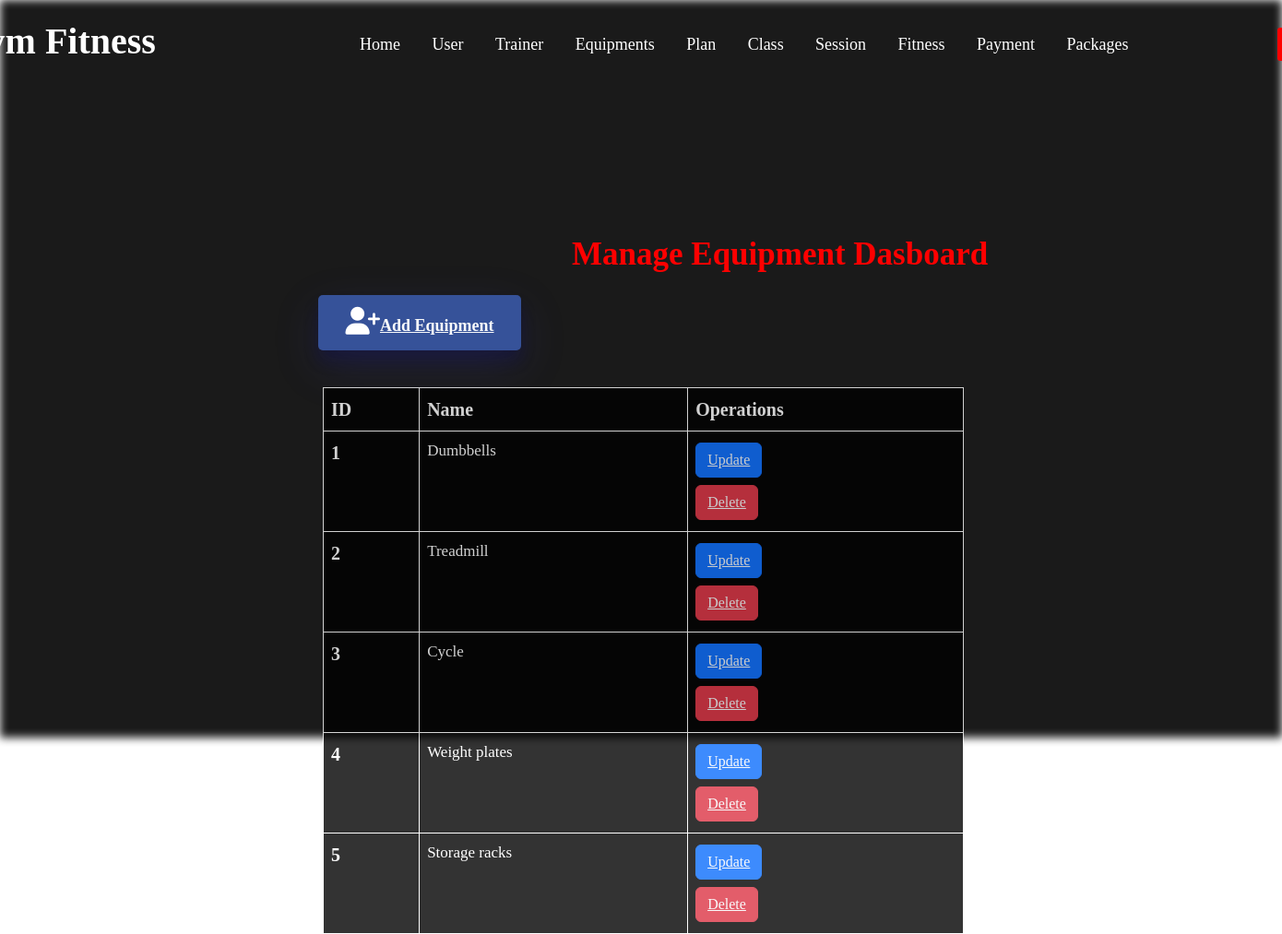
/equipmentData.php, run on the app's committed database.
### tables this page shows
CREATE TABLE `equipment` (
  `id` int(11) NOT NULL,
  `name` varchar(50) NOT NULL
);

### equipmentData.php (the view, shortened to what this page needs)
<?php
include "dbconn.php";
?>
<!doctype html>
<html lang="en">
<head>
    <link rel="stylesheet" href="https://cdnjs.cloudflare.com/ajax/libs/font-awesome/6.1.1/css/all.min.css">
    <link href="https://cdn.jsdelivr.net/npm/bootstrap@5.2.0-beta1/dist/css/bootstrap.min.css" rel="stylesheet">
</head>
<body>
    <div class="contact-form">
        <button class="login"><a href="home.php">Log out</button>
        <li class="A"><a href="adminpanel.php">Home</a></li>
        <h2><i class="fa-solid fa-dumbbell" style="font-size:30px;color:red;"></i> Gym Fitness</h2>
        <li><a href="userData.php">User</a></li>
        <li><a class="active" href="trainerData.php">Trainer</a></li>
        <li><a class="active" href="equipmentData.php">Equipments</a></li>
        <li><a class="active" href="planData.php">Plan</a></li>
        <li><a class="active" href="classData.php">Class</a></li>
        <li><a class="active" href="sessionData.php">Session</a></li>
        <li><a class="active" href="fitnessData.php">Fitness</a></li>
        <li><a class="active" href="paymentData.php">Payment</a></li>
        <li><a class="active" href="packageData.php">Packages</a></li>
    </div>
    <div class="container">
        <label class="titl"> Manage Equipment Dasboard</label>
        <button type="addUser" class="addUserbtn"><a href="equipmentDataIn.php" class="text-light"><i
                    class="fa-solid fa-user-plus" style="font-size:30px;color:white;"></i>Add Equipment</a></button>
        <table class="table" style="width:50%">
            <thead>
                <tr>
                    <th scope="col">ID</th>
                    <th scope="col">Name</th>
                    <th scope="col">Operations</th>
                </tr>
            </thead>
            <tbody>
                <?php
                $sql = "select * from equipment";
                $result = mysqli_query($con,$sql);
                if($result){
                    while($row = mysqli_fetch_assoc($result)){
                        $id = $row['id'];
                        $name = $row['name'];
                        echo '<tr>
                        <th scope="row">'.$id.'</th>
                        <td>'.$name.'</td>
                        <td>
                     <button class = "btn btn-primary my-1"><a href="equipmentDataUpd.php?updateid='.$id.'" class = "text-light">Update</a></button><br>
                     <button class = "btn btn-danger my-1"><a href="equipmentDataDel.php?deleteid='.$id.'"class = "text-light">Delete</a></button><br>
                 </td>
                    </tr>';
                    }
                }
                ?>
            </tbody>
        </table>
    </div>
</body>
</html>

### equipmentData.php (style rules this page uses)
* { box-sizing: border-box; }
body { padding: 0; margin: 0; font-family: 'Poppins', sans-serif; }
body:before { content: ''; position: fixed; width: 100vw; height: 100vh; background: black; background-position: center center; background-image: url(pic.jpg); background-repeat: no-repeat; background-attachment: fixed; background-size: cover; opacity: 0.9; -webkit-filter: blur(5px); -moz-filter: blur(1px); }
.contact-form { display: inline-block; position: absolute; top: 10px; left: 50%; transform: translate(-50%, -50%); width: 1520px; height: 45px; padding: 80px 40px; background: transparent; }
.contact-form h2 { position: absolute; font-family: 'poppins', 'san-serif'; margin: 0; padding: 0 0 20px; top: 91px; font-size: 40px; font-weight: bolder; left: -28px; color: #fff; }
label { font-family: 'poppins', 'san-serif'; margin: 0; padding: 0 0 20px; color: white; position: relative; }
.contact-form li { font-family: 'poppins', 'san-serif'; position: relative; font-size: large; top: 25px; left: 400px; display: inline-block; margin: 0 15px; }
.contact-form li a { text-decoration: none; color: #fff; padding: 5px 0; position: relative; }
.contact-form li a::after { content: ''; background: #ff3d00; width: 0; height: 2px; position: absolute; left: 0; transition: width 0.5s; }
.contact-form .login { top: 100px; position: absolute; width: 90px; left: 1450px; height: 36px; font-size: 18px; font-weight: bold; padding: 10px; border: none; background: red; color: #fff; cursor: pointer; border-radius: 3px; }
table, th, td { padding: 8px; border: 1.23px solid; text-align: middle; }
table { column-width: 10px; position: absolute; top: 420px; left: 350px; opacity: 0.8; border-collapse: collapse; width: 1000px; background: black; }
th { font-family: 'Poppins'; font-size: 20px; background-color: #04AA6D; color: white; }
td { font-family: 'Poppins'; font-size: 17px; background-color: #04AA6D; color: white; }
.container .titl { position: absolute; font-size: 35px; color: red; font-weight: bolder; left: 620px; top: 250px; }
.container .addUserbtn { top: 320px; font-family: 'Poppins'; cursor: pointer; position: absolute; width: 220px; left: 345px; height: 60px; font-weight: bolder; font-size: large; background: #365299; padding: 10px 15px; color: #f5ecec; border-radius: 5px; margin-right: 10px; box-shadow: 0 12px 16px 0 rgba(10, 10, 95, 0.24), 0 17px 50px 0 rgba(73, 75, 199, 0.19); border: none; }

### data on the page
equipment: id "1", name "Dumbbells"
equipment: id "2", name "Treadmill"
equipment: id "3", name "Cycle"
equipment: id "4", name "Weight plates"
equipment: id "5", name "Storage racks"
